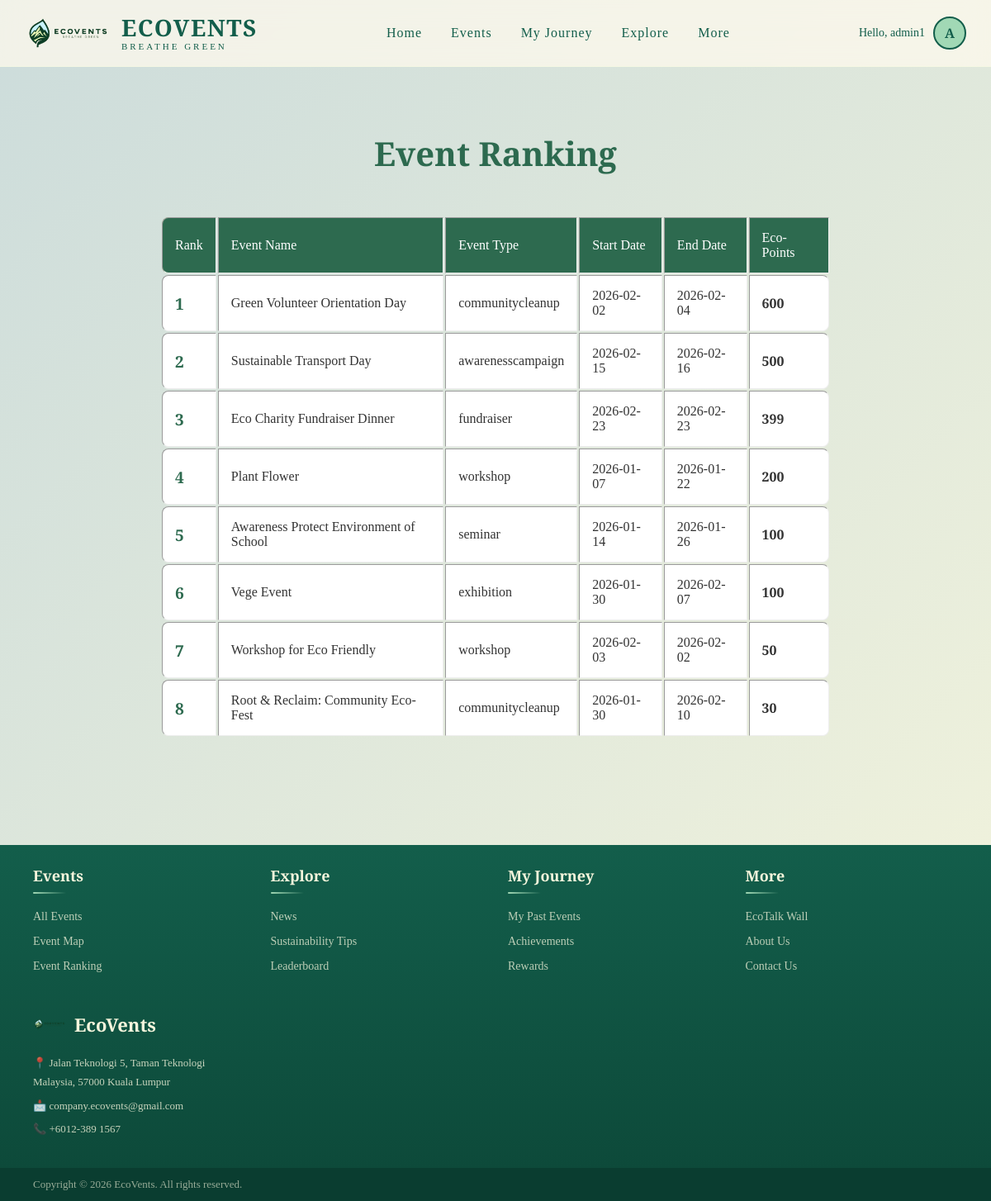
The app's page /participantPage/eventRanking.php (signed in) with its own data.
### tables this page shows
CREATE TABLE `organizer_user` (
  `user_id` int(11) NOT NULL,
  `password` varchar(255) NOT NULL,
  `name` varchar(255) NOT NULL,
  `email` varchar(255) NOT NULL,
  `role` varchar(255) NOT NULL,
  `google_id` varchar(255) DEFAULT NULL,
  `profile_image` int(11) DEFAULT NULL,
  `event_id` int(11) DEFAULT NULL,
  `event_name` varchar(255) DEFAULT NULL,
  `acc_status` varchar(255) NOT NULL,
  `points` int(11) NOT NULL
);

CREATE TABLE `event` (
  `eventID` int(11) NOT NULL,
  `user_id` varchar(255) NOT NULL,
  `event_name` varchar(255) NOT NULL,
  `event_type` varchar(255) NOT NULL,
  `description` text NOT NULL,
  `start_date` date NOT NULL,
  `end_date` date NOT NULL,
  `start_time` time NOT NULL,
  `end_time` time NOT NULL,
  `sustainability` varchar(255) NOT NULL,
  `maximum_participant` int(11) NOT NULL,
  `earns_point` int(11) NOT NULL,
  `registration_deadlines` date NOT NULL,
  `participant_categories` varchar(255) NOT NULL,
  `image` varchar(255) NOT NULL,
  `event_cost` int(11) NOT NULL,
  `location` varchar(255) NOT NULL,
  `transportation_plan` varchar(255) NOT NULL,
  `collaborator_email` varchar(100) NOT NULL,
  `collaborator_category` varchar(100) NOT NULL,
  `organizer_name` varchar(100) NOT NULL,
  `organizer_email` varchar(100) NOT NULL,
  `organizer_contact_no` int(11) NOT NULL,
  `carbon_reduction` int(11) NOT NULL,
  `status` varchar(50) NOT NULL,
  `created_at` timestamp NOT NULL DEFAULT current_timestamp(),
  `updated_at` timestamp NOT NULL DEFAULT current_timestamp() ON UPDATE current_timestamp()
);

### participantPage/eventRanking.php (the view, shortened to what this page needs)
<?php
    include "../guestPage/connect.php";
    $user_id = $_SESSION['user_id'];
    $sql = "SELECT * FROM organizer_user WHERE user_id = $user_id";
    $userResult = mysqli_query($dbConn, $sql);
    if(mysqli_num_rows($userResult) > 0){
        $user = mysqli_fetch_assoc($userResult);
        $name = $user['name'];
        $profile_image = $user['profile_image'];
    } else {
        $name = "User";
        $profile_image = "";
        $display_id = "";
    }
    ?>
<!DOCTYPE html>
<html lang="en">
<head>
<link rel="stylesheet" href="homep.css">
</head>
<body>
<?php include 'particNavigation.php';?>
<section class="ranking-section">
    <center>
        <br>
        <h1>Event Ranking</h1>
        <br>
        <table border="1", style="width:70%">
            <tr bgcolor="#dfffc1">
                <th>Rank</th>
                <th>Event Name</th>
                <th>Event Type</th>
                <th>Start Date</th>
                <th>End Date</th>
                <th>Eco-Points</th>
            </tr>
            <?php
                $sql = "SELECT * FROM event
                        WHERE status = 'approved'
                        ORDER BY earns_point DESC";
                $result = mysqli_query($dbConn, $sql);
                $rank = 1;
                while ($rows = mysqli_fetch_array($result)) {
                    echo "<tr>";
                    echo "<td>".$rank."</td>";
                    echo "<td>".$rows['event_name']."</td>";
                    echo "<td>".$rows['event_type']."</td>";
                    echo "<td>".$rows['start_date']."</td>";
                    echo "<td>".$rows['end_date']."</td>";
                    echo "<td>".$rows['earns_point']."</td>";
                    echo "</tr>";
                    $rank++;
                }
            ?>
        </table>
    </center>
</section>
<?php include 'particFooter.php';?>
</body>
</html>

### participantPage/particNavigation.php (shortened to what this page needs)
<nav id="navbar">
    <div class="nav-container">
        <a href="homep.php" class="logo-container">
            <img src="../imagessssss/LOGO.png" class="logo-image">
            <div class="logo-text">
                <span class="brand-name">ECOVENTS</span>
                <span class="tagline">BREATHE GREEN</span>
            </div>
        </a>
        <ul class="nav-links">
            <li><a href="homep.php" class="active">Home</a></li>
            <li class="nav-dropdown">
                <a>Events</a>
            </li>
            <li class="nav-dropdown">
                <a>My Journey</a>
            </li>
            <li class="nav-dropdown">
                <a>Explore</a>
            </li>
            <li class="nav-dropdown">
                <a>More</a>
            </li>
        </ul>
        <div class="nav-profile">
            <a href="profile.php" class="profile-link">
                <span class="profile-greeting">Hello, <?php echo $name; ?></span>
                <div class="profile-avatar">
                    <?php if($profile_image && $profile_image != '0'): ?>
                        <img src="<?php echo $profile_image; ?>" alt="Profile">
                    <?php else: ?>
                        <span><?php echo strtoupper(substr($name, 0, 1)); ?></span>
                    <?php endif; ?>
                </div>
            </a>
        </div>
    </div>
</nav>

### participantPage/homep.css (style rules this page uses)
* { margin: 0; padding: 0; box-sizing: border-box; }
a, button { color: inherit; text-decoration: none; }
:root { --primary-green: #135E4B; --secondary-green: #4CB572; --light-green: #A1D8B5; --lightest-green: #CCDCDB; --cream: #F5F5DC; --transition: all 0.6s cubic-bezier(0.22, 1, 0.36, 1); }
body { font-family: 'Playfair Display', serif; background: linear-gradient(135deg, var(--lightest-green), var(--cream)); color: var(--primary-green); overflow-x: hidden; position: relative; min-height: 900px; }
.ranking-section { margin-top: 100px; padding: 40px 20px; }
.ranking-section h1 { color: #2d6a4f; font-size: 40px; margin-bottom: 30px; }
.ranking-section table { width: 70%; border: none; margin-bottom: 90px; }
.ranking-section table th { background-color: #2d6a4f; color: white; padding: 15px; font-weight: 500; text-align: left; }
.ranking-section table th:first-child { border-radius: 8px 0 0 8px; }
.ranking-section table td { background: white; padding: 15px; color: #333; }
.ranking-section table tr td:first-child { border-radius: 8px 0 0 8px; font-weight: bold; color: #2d6a4f; font-size: 19.2px; }
.ranking-section table tr td:last-child { border-radius: 0 8px 8px 0; font-weight: bold; }
nav { position: fixed; top: 0px; left: 0; width: 100%; background: rgba(255,250,238,0.73); backdrop-filter: blur(14px); border-bottom: 1px solid rgba(244,254,219,0.4); z-index: 1000; }
.nav-container { max-width: 1400px; margin: 0 auto; padding: 0 30px; height: 80px; display: flex; justify-content: space-between; align-items: center; }
.logo-container { display: flex; align-items: center; gap: 12px; text-decoration: none; }
.logo-image { height: 55px; }
.logo-text { display: flex; flex-direction: column; align-items: flex-start; justify-content: center; line-height: 1; }
.logo-text .brand-name { font-size: 28px; font-weight: 800; font-family: 'Playfair Display', serif; color: var(--primary-green); letter-spacing: 1.5px; }
.logo-text .tagline { margin-top: 4px; font-size: 11px; font-weight: 500; font-family: 'Playfair Display', serif; color: var(--primary-green); letter-spacing: 3px; }
.nav-links { display: flex; list-style: none; gap: 35px; align-items: center; }
.nav-links a { text-decoration: none; color: var(--primary-green); font-weight: 500; letter-spacing: 1px; position: relative; cursor: pointer; display: block; padding: 8px 0; }
.nav-dropdown { position:relative; }
.nav-profile { display: flex; align-items: center; }
.profile-link { display: flex; align-items: center; gap: 10px; text-decoration: none; color: var(--primary-green); }
.profile-greeting { font-family: 'Tinos', serif; font-size: 14px; font-weight: 500; }
.profile-avatar { width: 40px; height: 40px; border-radius: 50%; background: var(--light-green); display: flex; align-items: center; justify-content: center; overflow: hidden; border: 2px solid var(--primary-green); }
.profile-avatar span { font-family: 'Playfair Display', serif; font-size: 16px; font-weight: 700; color: var(--primary-green); }

### participantPage/eventRanking.php (style rules this page uses)
body { min-height: 100vh; display: flex; flex-direction: column; }
td { font-family: 'Tinos', serif; }

### records on screen
organizer_user: name "admin1", name "A"
event: event_name "Green Volunteer Orientation Day", event_type "communitycleanup", start_date "2026-02-02", end_date "2026-02-04", earns_point "600"
event: event_name "Sustainable Transport Day", event_type "awarenesscampaign", start_date "2026-02-15", end_date "2026-02-16", earns_point "500"
event: event_name "Eco Charity Fundraiser Dinner", event_type "fundraiser", start_date "2026-02-23", end_date "2026-02-23", earns_point "399"
event: event_name "Plant Flower", event_type "workshop", start_date "2026-01-07", end_date "2026-01-22", earns_point "200"
event: event_name "Awareness Protect Environment of School", event_type "seminar", start_date "2026-01-14", end_date "2026-01-26", earns_point "100"
event: event_name "Vege Event", event_type "exhibition", start_date "2026-01-30", end_date "2026-02-07", earns_point "100"
event: event_name "Workshop for Eco Friendly", event_type "workshop", start_date "2026-02-03", end_date "2026-02-02", earns_point "50"
event: event_name "Root & Reclaim: Community Eco-Fest", event_type "communitycleanup", start_date "2026-01-30", end_date "2026-02-10", earns_point "30"
